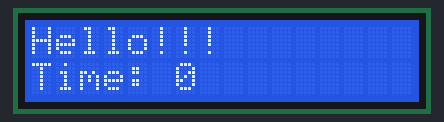
Recording of a sketch running on a simulated Arduino Uno, built with avr-gcc and run on an emulated ATmega328P. On the bench: 16×2 character LCD.

Above: at 0.1 s.
At 4.1 s:
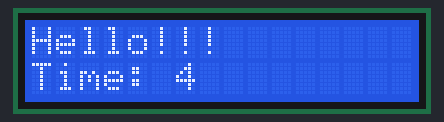
At 9.1 s:
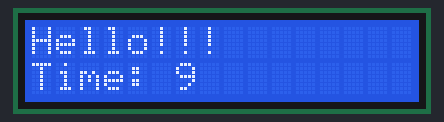
At 19.1 s:
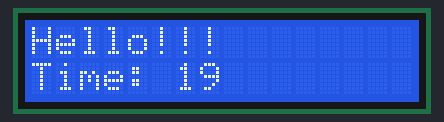
At 29.1 s:
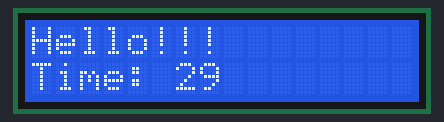
At 39.1 s:
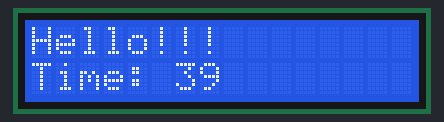

The sketch:

Current_Demo.ino
```cpp
#include <LiquidCrystal.h>

LiquidCrystal lcd(11, 10, 5, 4, 3, 2);

void setup(){
  lcd.begin(16,2);
  lcd.print("Hello!!!");
  lcd.setCursor(0,1);
  lcd.print("Time: ");
}

void loop(){
  lcd.setCursor(6,1);
  lcd.print(millis()/1000);
}
```

Measured:
- what the display in image 1 shows lasts 1.0 s, from 4.0 s to 5.0 s
